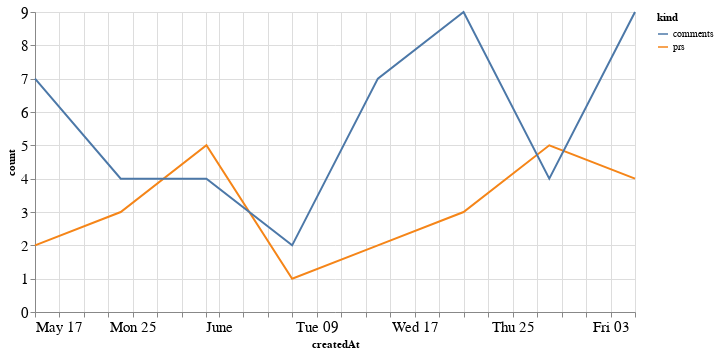

The cell this chart's notebook holds for it:
### Code cell
alt.Chart(total_time, width=600).mark_line().encode(
    x='createdAt',
    y='count',
    color='kind'
)

### Figure 1 — Vega-Lite specification as saved in the notebook (floating-point values rounded to 4 significant figures)
{"config": {"axisLeft": {"labelFontSize": 15}, "axisBottom": {"labelFontSize": 15}}, "data": {"name": "data-0c10564b3c54b7efb47615620cedd66a"}, "mark": "line", "encoding": {"color": {"type": "nominal", "field": "kind"}, "x": {"type": "temporal", "field": "createdAt"}, "y": {"type": "quantitative", "field": "count"}}, "width": 600, "$schema": "https://vega.github.io/schema/vega-lite/v4.8.1.json", "datasets": {"data-0c10564b3c54b7efb47615620cedd66a": [{"createdAt": "2020-05-17T00:00:00", "kind": "prs", "count": 2}, {"createdAt": "2020-05-24T00:00:00", "kind": "prs", "count": 3}, {"createdAt": "2020-05-31T00:00:00", "kind": "prs", "count": 5}, {"createdAt": "2020-06-07T00:00:00", "kind": "prs", "count": 1}, {"createdAt": "2020-06-14T00:00:00", "kind": "prs", "count": 2}, {"createdAt": "2020-06-21T00:00:00", "kind": "prs", "count": 3}, {"createdAt": "2020-06-28T00:00:00", "kind": "prs", "count": 5}, {"createdAt": "2020-07-05T00:00:00", "kind": "prs", "count": 4}, {"createdAt": "2020-05-17T00:00:00", "kind": "comments", "count": 7}, {"createdAt": "2020-05-24T00:00:00", "kind": "comments", "count": 4}, {"createdAt": "2020-05-31T00:00:00", "kind": "comments", "count": 4}, {"createdAt": "2020-06-07T00:00:00", "kind": "comments", "count": 2}, {"createdAt": "2020-06-14T00:00:00", "kind": "comments", "count": 7}, {"createdAt": "2020-06-21T00:00:00", "kind": "comments", "count": 9}, {"createdAt": "2020-06-28T00:00:00", "kind": "comments", "count": 4}, {"createdAt": "2020-07-05T00:00:00", "kind": "comments", "count": 9}]}}
